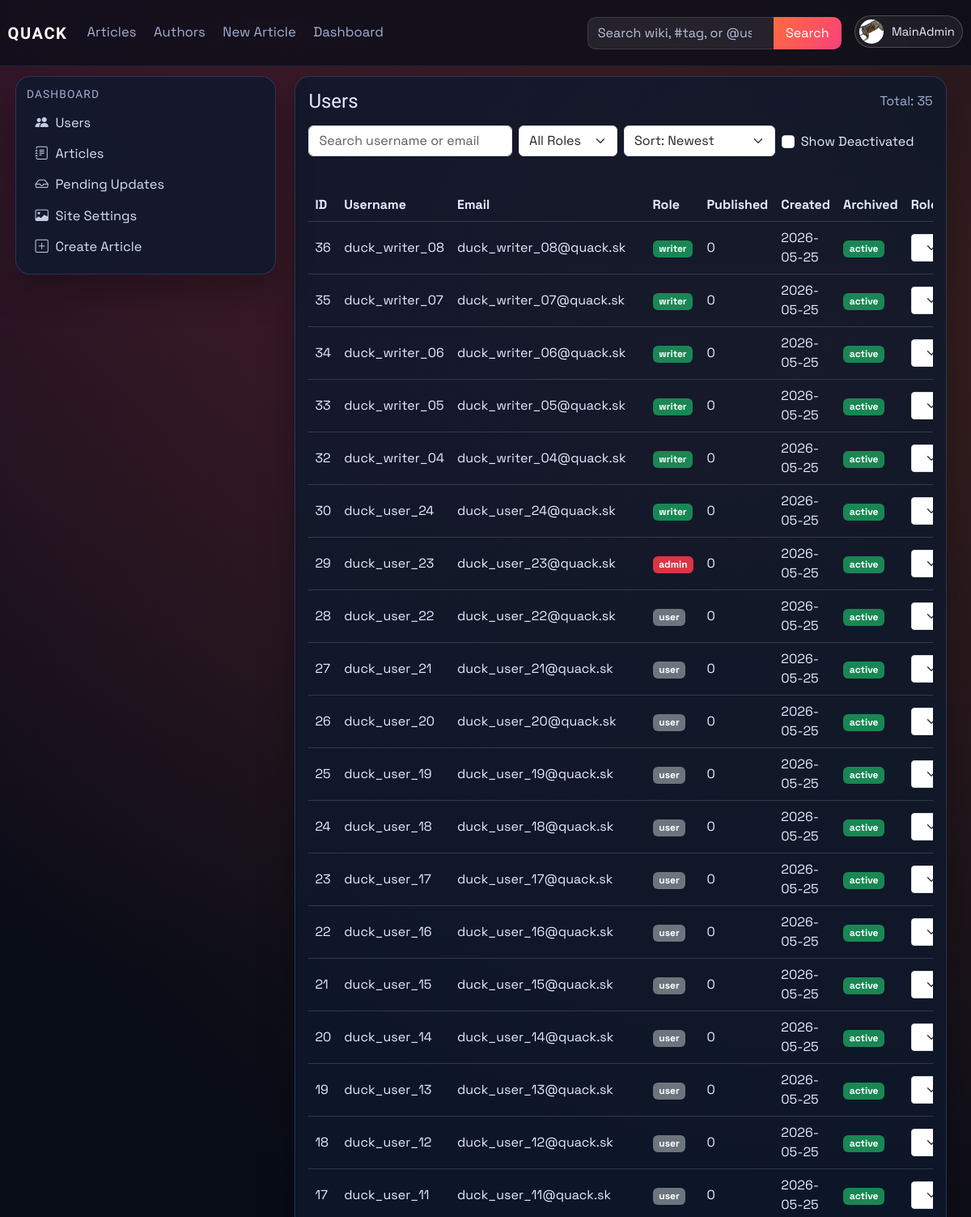
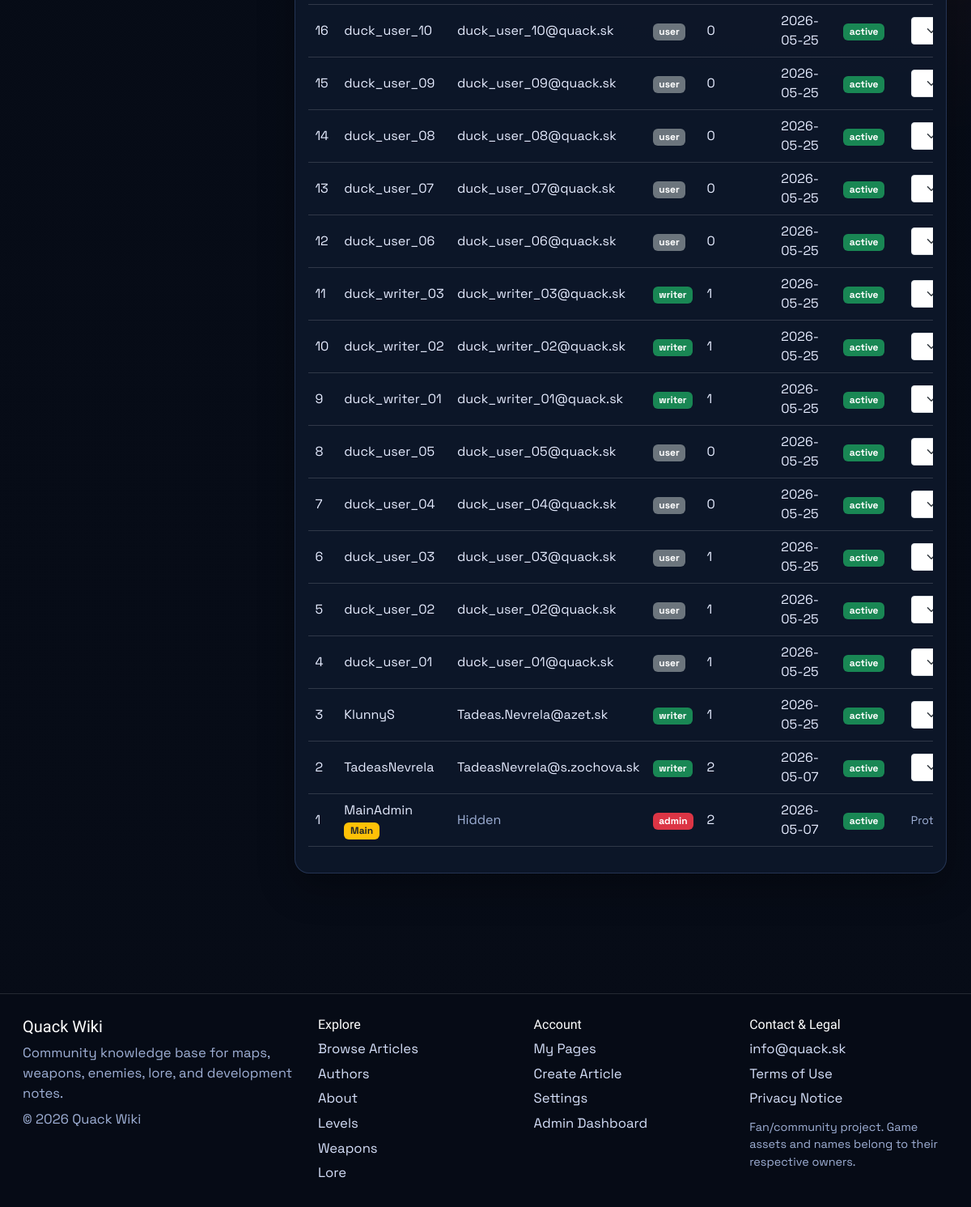
/dashboard/users (signed in), run on the app's committed database (2 pictures, top to bottom).
### models.py (models this page shows, shortened)
class User(db.Model, UserMixin):
    id = db.Column(db.Integer, primary_key=True)
    username = db.Column(db.String(120), unique=True, nullable=False)
    email = db.Column(db.String(120), unique=True, nullable=False)
    password_hash = db.Column(db.String(128), nullable=False)
    profile_image_url = db.Column(db.String(120), nullable=True)
    public_display_name = db.Column(db.String(80), nullable=True)
    public_bio = db.Column(db.Text, nullable=True)
    created_at = db.Column(db.DateTime, default=datetime.utcnow)
    role = db.Column(db.String(30), default='user')
    is_archived = db.Column(db.Boolean, default=False, nullable=False)
    archived_at = db.Column(db.DateTime, nullable=True)

class Article(db.Model):
    id = db.Column(db.Integer, primary_key=True)
    title = db.Column(db.String(120), unique=True, nullable=False)
    author = db.Column(db.String(120), nullable=False)
    created_at = db.Column(db.DateTime, default=datetime.utcnow)
    image_url = db.Column(db.String(120), default='default.png')
    summary = db.Column(db.Text)
    content = db.Column(db.Text, nullable=False)
    infobox_data = db.Column(db.Text, nullable=True)
    tags = db.Column(db.JSON, default=list)
    status = db.Column(db.String(20), default='pending', nullable=False)
    approved_by = db.Column(db.String(120), nullable=True)
    approved_at = db.Column(db.DateTime, nullable=True)
    is_archived = db.Column(db.Boolean, default=False, nullable=False)
    archived_at = db.Column(db.DateTime, nullable=True)

### main.py (the view)
@app.route('/dashboard/users')
@role_required(['admin'])
def dashboard_users():
    search = (request.args.get('q') or '').strip()
    role_filter = (request.args.get('role') or 'all').strip().lower()
    show_archived = request.args.get('show_archived') == '1'
    sort = (request.args.get('sort') or 'newest').strip().lower()
    query = User.query
    if not show_archived:
        query = query.filter(User.is_archived.is_(False))
    if search:
        like = f'%{search}%'
        query = query.filter((User.username.ilike(like)) | (User.email.ilike(like)))
    if role_filter in {'user', 'writer', 'admin'}:
        query = query.filter(User.role == role_filter)
    sort_map = {
        'newest': User.created_at.desc(),
        'oldest': User.created_at.asc(),
        'username_az': User.username.asc(),
        'username_za': User.username.desc(),
        'role_az': User.role.asc(),
        'role_za': User.role.desc(),
    }
    users = query.order_by(sort_map.get(sort, User.created_at.desc())).all()
    all_published_counts = published_article_counts_by_user()
    published_counts = {user.username: all_published_counts.get(user.username, 0) for user in users}
    role_form = RoleForm()
    return render_template(
        'dashboard_users.html',
        users=users,
        published_counts=published_counts,
        role_form=role_form,
        search=search,
        role_filter=role_filter,
        show_archived=show_archived,
        sort=sort,
    )

### templates/dashboard_users.html (shortened to what this page needs)
{% extends "_base.html" %}
{% block content %}
<div class="container-fluid px-0">
    <section id="users-section" class="card p-3">
        <div class="d-flex justify-content-between align-items-center mb-3">
            <h4 class="mb-0">Users</h4>
            <span class="text-muted">Total: {{ users|length }}</span>
        </div>
        <form method="GET" action="{{ url_for('dashboard_users') }}" class="row g-2 mb-3" id="usersFilterForm">
            <div class="col-md-4">
                <input class="form-control" type="search" name="q" value="{{ search }}" placeholder="Search username or email" id="usersSearch">
            </div>
            <div class="col-md-2">
                <select class="form-select" name="role" onchange="this.form.submit()">
                    <option value="all" {% if role_filter == 'all' %}selected{% endif %}>All Roles</option>
                </select>
            </div>
            <div class="col-md-3">
                <select class="form-select" name="sort" onchange="this.form.submit()">
                    <option value="newest" {% if sort == 'newest' %}selected{% endif %}>Sort: Newest</option>
                </select>
            </div>
            <div class="col-md-3">
                <div class="form-check mt-2">
                    <input class="form-check-input" type="checkbox" value="1" id="showArchivedUsers" name="show_archived" onchange="this.form.submit()" {% if show_archived %}checked{% endif %}>
                    <label class="form-check-label" for="showArchivedUsers">Show Deactivated</label>
                </div>
            </div>
        </form>
        <div class="table-responsive">
            <table class="table table-hover align-middle">
                <thead>
                    <tr>
                        <th>ID</th>
                        <th>Username</th>
                        <th>Email</th>
                        <th>Role</th>
                        <th>Published</th>
                        <th>Created</th>
                        <th>Archived</th>
                        <th>Role Action</th>
                    </tr>
                </thead>
                <tbody>
                    {% for user in users %}
                    <tr>
                        <td>{{ user.id }}</td>
                        <td>
                            {% if user.is_archived %}
                            <span class="text-muted">{{ user.username }}</span>
                            {% else %}
                            <a href="{{ url_for('public_profile', username=user.username) }}">{{ user.username }}</a>
                            {% endif %}
                            {% if user.username == "MainAdmin" %} <span class="badge bg-warning text-dark">Main</span>{% endif %}
                        </td>
                        <td>
                            {% if user.username == "MainAdmin" %}
                                <span class="text-muted">Hidden</span>
                            {% else %}
                                {{ user.email }}
                            {% endif %}
                        </td>
                        <td>
                            {% if user.role == "admin" %}
                            <span class="badge bg-danger">admin</span>
                            {% elif user.role == "writer" %}
                            <span class="badge bg-success">writer</span>
                            {% else %}
                            <span class="badge bg-secondary">user</span>
                            {% endif %}
                        </td>
                        <td>{{ published_counts.get(user.username, 0) }}</td>
                        <td>{{ user.created_at.strftime('%Y-%m-%d') if user.created_at else '-' }}</td>
                        <td>
                            {% if user.is_archived %}
                            <span class="badge bg-secondary">deactivated</span>
                            {% else %}
                            <span class="badge bg-success">active</span>
                            {% endif %}
                        </td>
                        <td>
                            {% if user.is_archived %}
                                <span class="text-muted small">Deactivated user</span>
                            {% elif user.username == "MainAdmin" %}
                                <span class="text-muted small">Protected account</span>
                            {% elif user.id == current_user.id %}
                                <span class="text-muted small">Self-change blocked</span>
                            {% elif user.role == "admin" and current_user.username != "MainAdmin" %}
                                <span class="text-muted small">Only MainAdmin can modify admins</span>
                            {% else %}
                            <form method="POST" action="{{ url_for('set_role', user_id=user.id) }}" class="d-flex gap-2">
                                {{ role_form.role(class="form-select form-select-sm") }}
                            </form>
                            {% endif %}
                        </td>
                    </tr>
                    {% endfor %}
                </tbody>
            </table>
        </div>
    </section>
</div>
{% endblock %}

### templates/partials/navbar.html (shortened to what this page needs)
<nav class="navbar navbar-expand-lg main-nav">
    <div class="container-fluid nav-wrap">
        <a class="navbar-brand brand-mark" href="{{ url_for('index') }}">QUACK</a>
        <div class="collapse navbar-collapse" id="navbarNav">
            <ul class="navbar-nav me-auto nav-links">
                <li class="nav-item"><a class="nav-link" href="{{ url_for('articles') }}">Articles</a></li>
                <li class="nav-item"><a class="nav-link" href="{{ url_for('authors') }}">Authors</a></li>
                <li class="nav-item"><a class="nav-link" href="{{ url_for('create_article') }}">New Article</a></li>
                {% if current_user.is_authenticated and current_user.role == "admin" %}
                <li class="nav-item"><a class="nav-link" href="{{ url_for('dashboard_users') }}">Dashboard</a></li>
                {% elif current_user.is_authenticated and current_user.role == "writer" %}
                <li class="nav-item"><a class="nav-link" href="{{ url_for('dashboard_articles') }}">Dashboard</a></li>
                {% endif %}
            </ul>
            <ul class="navbar-nav ms-auto align-items-lg-center nav-tools">
                <li class="nav-item nav-search-wrap">
                    <form class="nav-search" method="GET" action="{{ url_for('site_search') }}">
                        {% set nav_query = request.args.get('q', '') %}
                        {% if request.endpoint == 'authors' and request.args.get('all') == '1' and nav_query %}
                            {% set nav_query = '@' ~ nav_query %}
                        {% elif request.endpoint not in ['articles', 'authors'] %}
                            {% set nav_query = '' %}
                        {% endif %}
                        <input class="form-control" type="search" name="q" value="{{ nav_query }}" placeholder="Search wiki, #tag, or @user">
                        <button class="btn btn-brand" type="submit">Search</button>
                    </form>
                </li>
                {% if current_user.is_authenticated %}
                <li class="nav-item dropdown ms-lg-3">
                    <a class="profile-trigger" href="#" role="button" data-bs-toggle="dropdown" aria-expanded="false">
                        {% if current_user.profile_image_url %}
                        <img class="profile-avatar profile-avatar-img" src="{{ url_for('static', filename='img/' ~ current_user.profile_image_url) }}" alt="{{ current_user.username }} profile picture">
                        {% else %}
                        <span class="profile-avatar">{{ current_user.username[0]|upper }}</span>
                        {% endif %}
                        <span class="profile-name">{{ current_user.username }}</span>
                    </a>
                </li>
                {% else %}
                <li class="nav-item ms-lg-3">
                    <a class="btn btn-outline-light nav-login-btn" href="{{ url_for('login') }}">Login</a>
                </li>
                {% endif %}
            </ul>
        </div>
    </div>
</nav>

### templates/partials/tag_link.html
{% macro tag_article_link(tag, label, icon='', class_name='') -%}
<a href="{{ url_for('about') if tag == 'about-us' else url_for('tagged_article', tag=tag) }}"{% if class_name %} class="{{ class_name }}"{% endif %}>
    {% if icon %}<i class="{{ icon }} sidebar-icon"></i>{% endif %}{{ label }}
</a>
{%- endmacro %}

### data on the page
User: profile_image_url (picture), username "MainAdmin", id "1", shows "Hidden", role "admin", get "2", created_at "2026-05-07", is_archived "active"
User: id "36", username "duck_writer_08", email "duck_writer_08@quack.sk", role "writer", get "0", created_at "2026-05-25", is_archived "active"
User: id "35", username "duck_writer_07", email "duck_writer_07@quack.sk", role "writer", get "0", created_at "2026-05-25", is_archived "active"
User: id "34", username "duck_writer_06", email "duck_writer_06@quack.sk", role "writer", get "0", created_at "2026-05-25", is_archived "active"
User: id "33", username "duck_writer_05", email "duck_writer_05@quack.sk", role "writer", get "0", created_at "2026-05-25", is_archived "active"
User: id "32", username "duck_writer_04", email "duck_writer_04@quack.sk", role "writer", get "0", created_at "2026-05-25", is_archived "active"
User: id "30", username "duck_user_24", email "duck_user_24@quack.sk", role "writer", get "0", created_at "2026-05-25", is_archived "active"
User: id "29", username "duck_user_23", email "duck_user_23@quack.sk", role "admin", get "0", created_at "2026-05-25", is_archived "active"
User: id "28", username "duck_user_22", email "duck_user_22@quack.sk", role "user", get "0", created_at "2026-05-25", is_archived "active"
User: id "27", username "duck_user_21", email "duck_user_21@quack.sk", role "user", get "0", created_at "2026-05-25", is_archived "active"
User: id "26", username "duck_user_20", email "duck_user_20@quack.sk", role "user", get "0", created_at "2026-05-25", is_archived "active"
User: id "25", username "duck_user_19", email "duck_user_19@quack.sk", role "user", get "0", created_at "2026-05-25", is_archived "active"
User: id "24", username "duck_user_18", email "duck_user_18@quack.sk", role "user", get "0", created_at "2026-05-25", is_archived "active"
User: id "23", username "duck_user_17", email "duck_user_17@quack.sk", role "user", get "0", created_at "2026-05-25", is_archived "active"
User: id "22", username "duck_user_16", email "duck_user_16@quack.sk", role "user", get "0", created_at "2026-05-25", is_archived "active"
User: id "21", username "duck_user_15", email "duck_user_15@quack.sk", role "user", get "0", created_at "2026-05-25", is_archived "active"
User: id "20", username "duck_user_14", email "duck_user_14@quack.sk", role "user", get "0", created_at "2026-05-25", is_archived "active"
User: id "19", username "duck_user_13", email "duck_user_13@quack.sk", role "user", get "0", created_at "2026-05-25", is_archived "active"
User: id "18", username "duck_user_12", email "duck_user_12@quack.sk", role "user", get "0", created_at "2026-05-25", is_archived "active"
User: id "17", username "duck_user_11", email "duck_user_11@quack.sk", role "user", get "0", created_at "2026-05-25", is_archived "active"
User: id "16", username "duck_user_10", email "duck_user_10@quack.sk", role "user", get "0", created_at "2026-05-25", is_archived "active"
User: id "15", username "duck_user_09", email "duck_user_09@quack.sk", role "user", get "0", created_at "2026-05-25", is_archived "active"
User: id "14", username "duck_user_08", email "duck_user_08@quack.sk", role "user", get "0", created_at "2026-05-25", is_archived "active"
User: id "13", username "duck_user_07", email "duck_user_07@quack.sk", role "user", get "0", created_at "2026-05-25", is_archived "active"
User: id "12", username "duck_user_06", email "duck_user_06@quack.sk", role "user", get "0", created_at "2026-05-25", is_archived "active"
User: id "11", username "duck_writer_03", email "duck_writer_03@quack.sk", role "writer", get "1", created_at "2026-05-25", is_archived "active"
User: id "10", username "duck_writer_02", email "duck_writer_02@quack.sk", role "writer", get "1", created_at "2026-05-25", is_archived "active"
User: id "9", username "duck_writer_01", email "duck_writer_01@quack.sk", role "writer", get "1", created_at "2026-05-25", is_archived "active"
User: id "8", username "duck_user_05", email "duck_user_05@quack.sk", role "user", get "0", created_at "2026-05-25", is_archived "active"
User: id "7", username "duck_user_04", email "duck_user_04@quack.sk", role "user", get "0", created_at "2026-05-25", is_archived "active"
User: id "6", username "duck_user_03", email "duck_user_03@quack.sk", role "user", get "1", created_at "2026-05-25", is_archived "active"
User: id "5", username "duck_user_02", email "duck_user_02@quack.sk", role "user", get "1", created_at "2026-05-25", is_archived "active"
User: id "4", username "duck_user_01", email "duck_user_01@quack.sk", role "user", get "1", created_at "2026-05-25", is_archived "active"
User: id "3", username "KlunnyS", email "Tadeas.Nevrela@azet.sk", role "writer", get "1", created_at "2026-05-25", is_archived "active"
User: id "2", username "TadeasNevrela", email "TadeasNevrela@s.zochova.sk", role "writer", get "2", created_at "2026-05-07", is_archived "active"
Article: title "Levels"
Article: title "Weapons"
Article: title "Lore"

### other printed values
{{ users|length }} "35"
{{ label }} "About"
